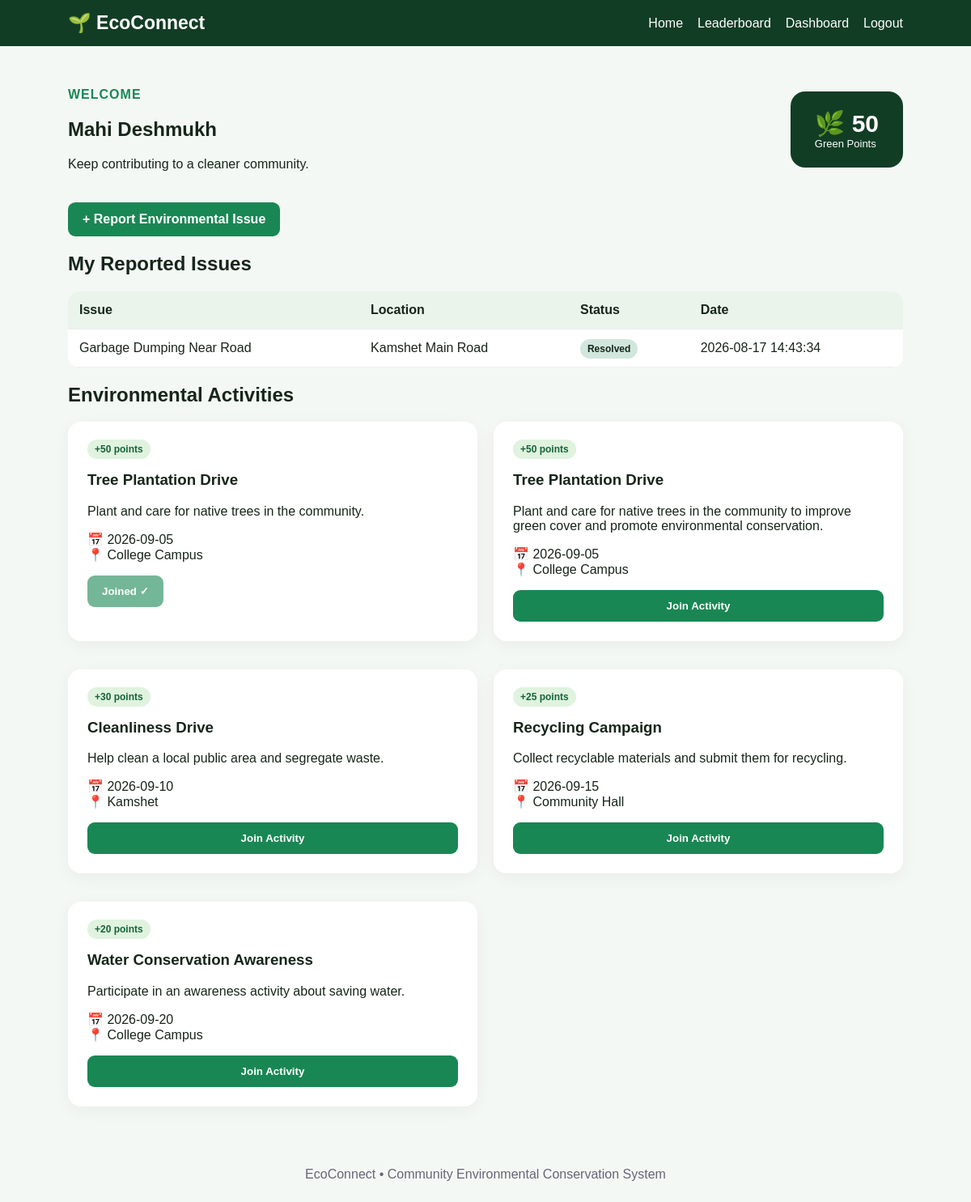
/dashboard (signed in), run on the app's committed database.
### tables this page shows
CREATE TABLE users (
        id INTEGER PRIMARY KEY AUTOINCREMENT,
        name TEXT NOT NULL,
        email TEXT UNIQUE NOT NULL,
        password TEXT NOT NULL,
        role TEXT DEFAULT 'user',
        points INTEGER DEFAULT 0,
        created_at TIMESTAMP DEFAULT CURRENT_TIMESTAMP
    );

CREATE TABLE issues (
        id INTEGER PRIMARY KEY AUTOINCREMENT,
        user_id INTEGER NOT NULL,
        title TEXT NOT NULL,
        description TEXT NOT NULL,
        location TEXT NOT NULL,
        latitude TEXT,
        longitude TEXT,
        image TEXT,
        status TEXT DEFAULT 'Pending',
        created_at TIMESTAMP DEFAULT CURRENT_TIMESTAMP,
        FOREIGN KEY(user_id) REFERENCES users(id)
    );

CREATE TABLE activities (
        id INTEGER PRIMARY KEY AUTOINCREMENT,
        title TEXT NOT NULL,
        description TEXT NOT NULL,
        points INTEGER DEFAULT 10,
        date TEXT,
        location TEXT
    );

### app.py (the view)
@app.route("/dashboard")
def dashboard():
    if not current_user():
        return redirect(url_for("login"))
    conn = get_db()
    issues = conn.execute(
        "SELECT * FROM issues WHERE user_id=? ORDER BY id DESC",
        (session["user_id"],)
    ).fetchall()
    activities = conn.execute("SELECT * FROM activities ORDER BY date").fetchall()
    joined = {
        row["activity_id"] for row in conn.execute(
            "SELECT activity_id FROM participations WHERE user_id=?",
            (session["user_id"],)
        ).fetchall()
    }
    conn.close()
    return render_template("dashboard.html", issues=issues,
                           activities=activities, joined=joined)

### app.py (called while the page is built)
def get_db():
    conn = sqlite3.connect(DATABASE)
    conn.row_factory = sqlite3.Row
    return conn

def current_user():
    if "user_id" not in session:
        return None
    conn = get_db()
    user = conn.execute("SELECT * FROM users WHERE id=?", (session["user_id"],)).fetchone()
    conn.close()
    return user

@app.context_processor
def inject_user():
    return {"current_user": current_user()}

### templates/dashboard.html
{% extends "base.html" %}
{% block content %}
<section class="dashboard-head">
    <div>
        <p class="tag">WELCOME</p>
        <h1>{{ current_user['name'] }}</h1>
        <p>Keep contributing to a cleaner community.</p>
    </div>
    <div class="points">🌿 {{ current_user['points'] }}<small>Green Points</small></div>
</section>
<div class="hero-buttons">
    <a class="btn" href="{{ url_for('report') }}">+ Report Environmental Issue</a>
</div>
<h2>My Reported Issues</h2>
<div class="table-wrap">
<table>
<tr><th>Issue</th><th>Location</th><th>Status</th><th>Date</th></tr>
{% for i in issues %}
<tr>
<td>{{ i['title'] }}</td>
<td>{{ i['location'] }}</td>
<td><span class="status {{ i['status'].replace(' ','-').lower() }}">{{ i['status'] }}</span></td>
<td>{{ i['created_at'] }}</td>
</tr>
{% else %}
<tr><td colspan="4">No issues reported yet.</td></tr>
{% endfor %}
</table>
</div>
<h2>Environmental Activities</h2>
<div class="grid">
{% for a in activities %}
<div class="card">
<span class="badge">+{{ a['points'] }} points</span>
<h3>{{ a['title'] }}</h3>
<p>{{ a['description'] }}</p>
<p>📅 {{ a['date'] }}<br>📍 {{ a['location'] }}</p>
{% if a['id'] in joined %}
<button class="btn disabled" disabled>Joined ✓</button>
{% else %}
<form method="POST" action="{{ url_for('join_activity', activity_id=a['id']) }}">
<button class="btn">Join Activity</button>
</form>
{% endif %}
</div>
{% endfor %}
</div>
{% endblock %}

### style.css (style rules this page uses)
* { box-sizing: border-box; }
body { margin: 0; font-family: Arial, Helvetica, sans-serif; background: #f4f8f4; color: #17251a; }
.tag { color: #198754; font-weight: 800; letter-spacing: 1px; }
.hero-buttons { display: flex; gap: 12px; margin-top: 22px; flex-wrap: wrap; }
.btn { border: 0; background: #198754; color: white; text-decoration: none; padding: 12px 18px; border-radius: 9px; cursor: pointer; display: inline-block; font-weight: 700; }
.btn.disabled { opacity: .6; }
.stats div, .card, .form-card { background: white; border-radius: 16px; padding: 24px; box-shadow: 0 5px 20px #0000000c; }
.grid { display: grid; grid-template-columns: repeat(2,1fr); gap: 20px; }
.card { margin-bottom: 15px; }
.badge { background: #dff3df; color: #17633a; padding: 5px 9px; border-radius: 20px; font-size: 12px; font-weight: bold; }
form { display: flex; flex-direction: column; gap: 10px; }
.dashboard-head { display: flex; justify-content: space-between; align-items: center; }
.points { background: #123d25; color: white; border-radius: 18px; padding: 22px 30px; font-size: 30px; font-weight: 800; }
.points small { display: block; font-size: 13px; font-weight: normal; }
.table-wrap { overflow-x: auto; background: white; border-radius: 14px; }
table { width: 100%; border-collapse: collapse; }
th, td { padding: 14px; border-bottom: 1px solid #eee; text-align: left; vertical-align: top; }
th { background: #eaf4eb; }
.status { padding: 5px 9px; border-radius: 20px; font-size: 12px; font-weight: bold; }
.status.resolved { background: #d1e7dd; }

### data on the page
users: name "Mahi Deshmukh", points "50"
issues: title "Garbage Dumping Near Road", location "Kamshet Main Road", status "Resolved", created_at "2026-08-17 14:43:34"
activities: points "50", title "Tree Plantation Drive", description "Plant and care for native trees in the community.", date "2026-09-05", location "College Campus", shows "Joined ✓"
activities: points "50", title "Tree Plantation Drive", description "Plant and care for native trees in the community to improve green cover and promote environmental conservation.", date "2026-09-05", location "College Campus"
activities: points "30", title "Cleanliness Drive", description "Help clean a local public area and segregate waste.", date "2026-09-10", location "Kamshet"
activities: points "25", title "Recycling Campaign", description "Collect recyclable materials and submit them for recycling.", date "2026-09-15", location "Community Hall"
activities: points "20", title "Water Conservation Awareness", description "Participate in an awareness activity about saving water.", date "2026-09-20", location "College Campus"
